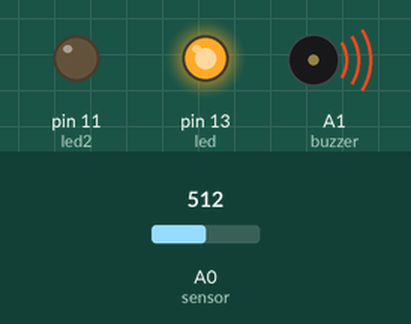
Recording of a sketch running on a simulated Arduino Uno, built with avr-gcc and run on an emulated ATmega328P. On the bench: output pins drawn as LEDs (lit = HIGH), buzzer (waves = sounding). The test bench sets the inputs (shaded band); at power-on: A0 (sensor) = 512.

Above: at 1.2 s.
1.3 s: A0 (sensor) set to 497
At 2.5 s:
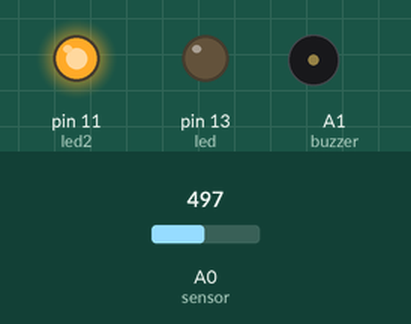
2.8 s: A0 (sensor) set to 521
At 3.8 s:
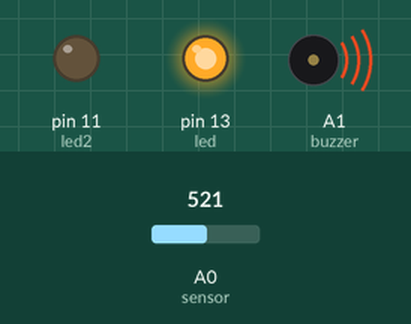
4.3 s: A0 (sensor) set to 511
At 4.9 s:
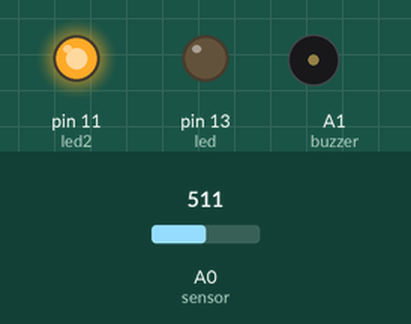
Timing chart, 0 to 7.3 s (numbered marks = the images above; inputs shaded):
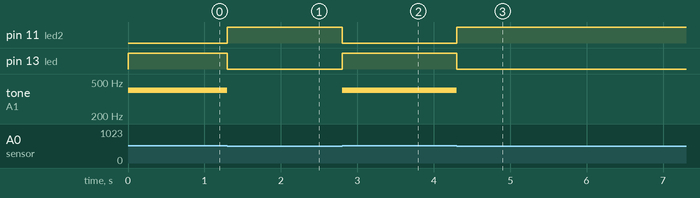

The sketch:

projeto11_ldr.ino
```cpp
int led = 13;
int led2 = 11;
int sensor = A0;
int valor_ldr = 0;
int buzzer = A1;

void setup() {
  pinMode(led, OUTPUT);
  pinMode(sensor, INPUT);
  pinMode(led2, OUTPUT);

}

void loop() {
valor_ldr = analogRead(sensor);

  if(valor_ldr > 511) {
   digitalWrite(led, HIGH);
    digitalWrite(led2, LOW);
    tone(buzzer, 400, 500);

  } else {
      noTone(buzzer);
      digitalWrite(led, LOW);
      digitalWrite(led2, HIGH);
  }
}
```

Measured:
- the behaviour switches between 512 and 511 on A0 (sensor) (found by bisection; images 0 and 1)
- after the input at 1.3 s, pin 11 (led2): LOW → HIGH at once; pin 13 (led): HIGH → LOW at once; tone on A1 (buzzer): 400 Hz → silent at once
- after the input at 2.8 s, pin 11 (led2): HIGH → LOW at once; pin 13 (led): LOW → HIGH at once; tone on A1 (buzzer): silent → 400 Hz at once
- after the input at 4.3 s, pin 11 (led2): LOW → HIGH at once; pin 13 (led): HIGH → LOW at once; tone on A1 (buzzer): 400 Hz → silent at once
